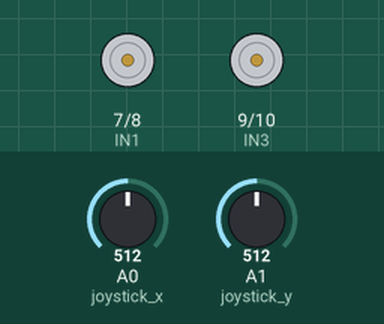
A sketch run on a simulated Arduino Uno, built with avr-gcc and run on an emulated ATmega328P. Parts: motor-driver pin pairs drawn as motors (green arrow = first pin HIGH = forward, orange = second pin HIGH = backward, longer = more drive, scaled by the enable pin). The inputs (shaded band) are chosen by the test bench; at power-on: A0 (joystick_x) = 512, A1 (joystick_y) = 512.

Above: at 1.2 s.
1.3 s: A0 (joystick_x) set to 692
2.8 s: A0 (joystick_x) set to 716
At 3.7 s:
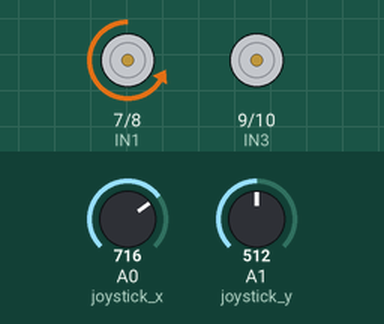
4.3 s: A1 (joystick_y) set to 686
5.8 s: A1 (joystick_y) set to 713
At 7.0 s:
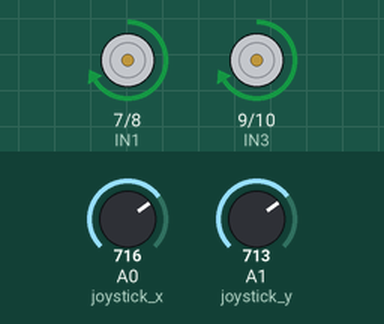
7.3 s: A1 (joystick_y) set to 290
At 8.3 s:
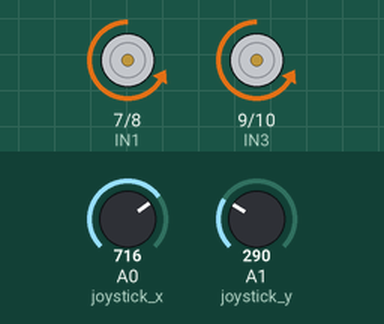
8.8 s: A1 (joystick_y) set to 316
At 9.5 s:
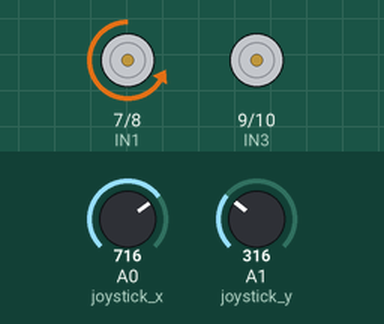
Timing chart, 0 to 11.3 s (numbered marks = the images above; inputs shaded):
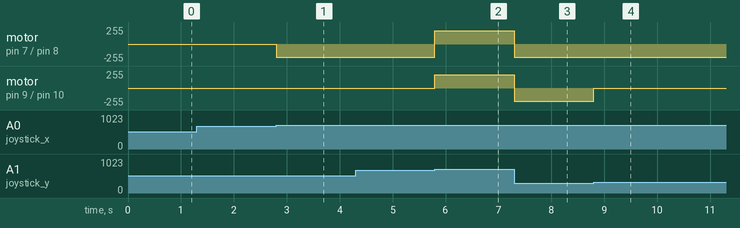

The sketch:

moteur.ino
```cpp
#include <Arduino.h>
#include <Wire.h>

#define joystick_x 0              // joystick x direction pin
#define joystick_y 1              // joystick y direction pin

// Moteur 1
#define ENA 5
#define IN1 7
#define IN2 8

// Motor 2
#define IN3 9
#define IN4 10
#define ENB 3

int pos_x;                   // declaring variable to stroe horizontal value
int pos_y;

void Avancer ()
{
 //sens moteur A
 digitalWrite (IN1, HIGH);
 digitalWrite (IN2, LOW);
 analogWrite (ENA,200); //Vitesse moteur A
 //sens moteur B
 digitalWrite (IN3, HIGH);
 digitalWrite (IN4, LOW);
 analogWrite (ENB, 200); //Vitesse moteur B
}

void Reculer ()
{
 //sens moteur A
 digitalWrite (IN1, LOW);
 digitalWrite (IN2, HIGH);
 analogWrite (ENA, 200); //Vitesse moteur A
 //sens moteur B
 digitalWrite (IN3, LOW);
 digitalWrite (IN4, HIGH);
 analogWrite (ENB, 200); //Vitesse moteur B
}

void Droite ()
{
 //sens moteur A
 digitalWrite (IN1, HIGH);
 digitalWrite (IN2, LOW);
 analogWrite (ENA, 0); //Vitesse moteur A
 //sens moteur B
 digitalWrite (IN3, LOW);
 digitalWrite (IN4, HIGH);
 analogWrite (ENB, 200); //Vitesse moteur B
}

void Gauche ()
{
 //Sens moteur A
 digitalWrite (IN1, LOW);
 digitalWrite (IN2, HIGH);
 analogWrite (ENA, 200); //Vitesse moteur A
 //sens moteur B
 digitalWrite (IN3, HIGH);
 digitalWrite (IN4, LOW);
 analogWrite (ENB, 0); //Vitesse motor B
}

void Arreter ()
{
 //Sens moteur A
 digitalWrite (IN1, LOW);
 digitalWrite (IN2, LOW);
 analogWrite (ENA, 0); //Vitesse moteur A
 //Sens moteur B
 digitalWrite (IN3, LOW);
 digitalWrite (IN4, LOW);
 analogWrite (ENB, 0); //Vitesse moteur B
}

void setup ()
{
 // on déclare les pins comme sorties
 pinMode (ENA, OUTPUT);
 pinMode (ENB, OUTPUT);
 pinMode (IN1, OUTPUT);
 pinMode (IN2, OUTPUT);
 pinMode (IN3, OUTPUT);
 pinMode (IN4, OUTPUT);
}

void loop ()
{
 pos_x = analogRead (joystick_x) ;
 pos_y = analogRead (joystick_y) ;
 Serial.println(pos_x);

 if (pos_y > 700)
 {
     Avancer();
 }
 else if (pos_y < 300)
 {
     Reculer();
 }
 else if (pos_x > 700)
 {
     Gauche();
 }
 else if (pos_x < 300)
 {
     Droite();
 }
 else
 {
     Arreter();
 }
}
```

Measured:
- the behaviour switches between 700 and 701 on A0 (joystick_x) (found by bisection; images 0 and 1)
- the behaviour switches between 700 and 701 on A1 (joystick_y) (found by bisection; images 1 and 2)
- the behaviour switches between 299 and 300 on A1 (joystick_y) (found by bisection; images 3 and 4)
- after the input at 1.3 s, every drawn part: stays the same
- after the input at 2.8 s, motor on pin 7 (IN1) / pin 8 (IN2): stopped → backward 200/255 at once
- after the input at 4.3 s, every drawn part: stays the same
- after the input at 5.8 s, motor on pin 7 (IN1) / pin 8 (IN2): backward 200/255 → forward 200/255 at once; motor on pin 9 (IN3) / pin 10 (IN4): stopped → forward 200/255 at once
- after the input at 7.3 s, motor on pin 7 (IN1) / pin 8 (IN2), motor on pin 9 (IN3) / pin 10 (IN4): forward 200/255 → backward 200/255 at once
- after the input at 8.8 s, motor on pin 9 (IN3) / pin 10 (IN4): backward 200/255 → stopped at once
